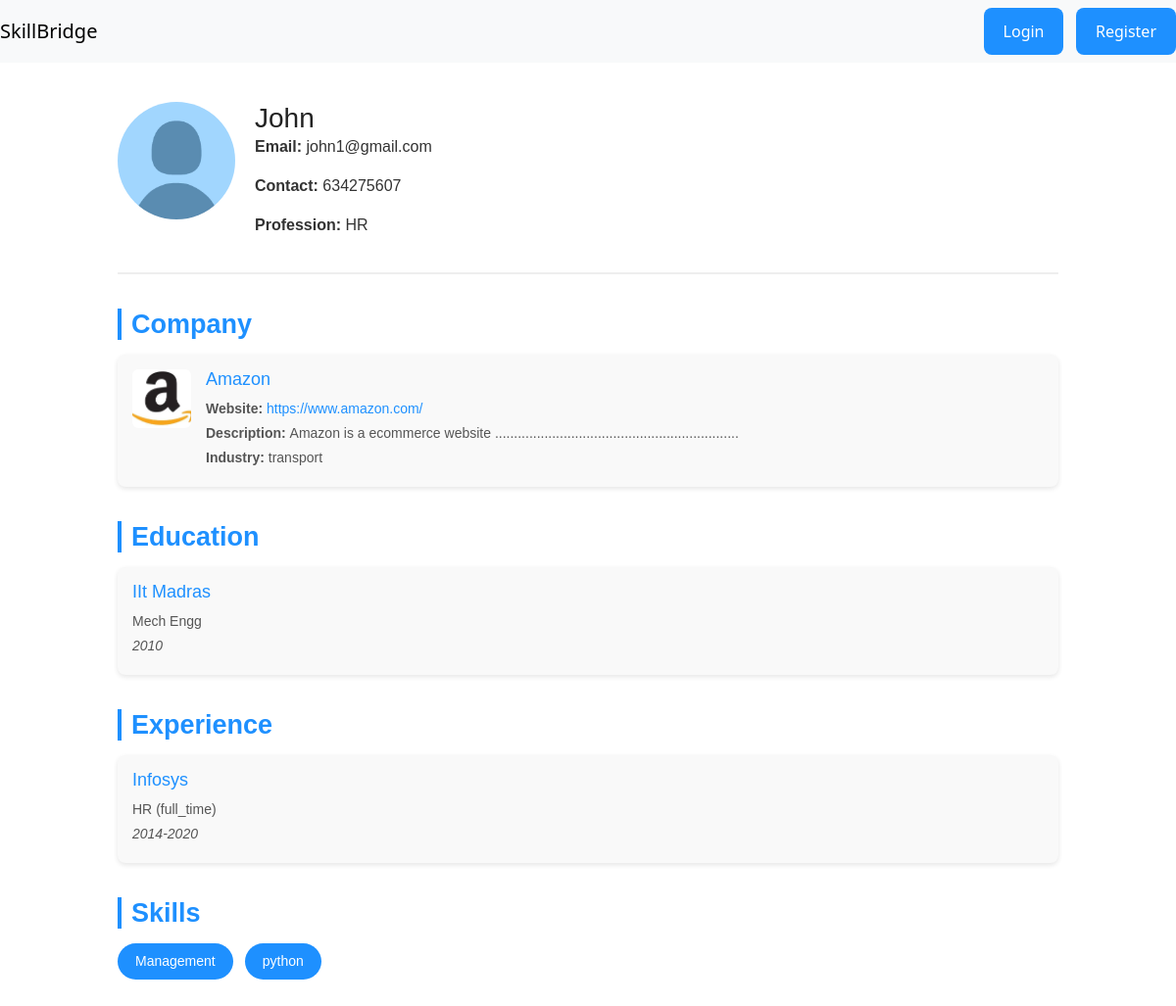
The page /accounts/profile/1/ on the database its author committed.
### accounts/models.py (models this page shows, shortened)
class User(AbstractUser):
    name = models.CharField(max_length=70)
    contact = models.CharField(max_length=15)
    user_type = models.CharField(max_length=1,choices = (
        ('E',"Employeer"),
        ('J',"Job-Seeker"),
    ))
    profession = models.CharField(max_length=50)
    profile_photo = models.ImageField(upload_to='pfps/', height_field=None, width_field=None, max_length=None,null=True,blank=True)
    resume = models.FileField(upload_to='resumes/', max_length=100,null=True,blank=True)
    industry =  models.CharField(max_length=50 , null=True, blank = True, choices=(
        ('healthcare', 'Healthcare & Medical'),
        ('it', 'Information Technology & Software'),
        ('education', 'Education & Training'),
        ('finance', 'Finance & Accounting'),
        ('sales', 'Sales & Marketing'),
        ('engineering', 'Engineering & Manufacturing'),
        ('hospitality', 'Hospitality & Tourism'),
        ('transport', 'Transportation & Logistics'),
        ('legal', 'Legal & Compliance'),
        ('arts', 'Arts, Media & Design'),
        ('other','Other')
        ))

class Company(models.Model):
    employer =models.ForeignKey(User,on_delete=models.CASCADE)
    company_logo = models.ImageField(upload_to='logos/', height_field=None, width_field=None, max_length=None,null=True,blank=True)
    company_name = models.CharField(max_length=22,null=True,blank=True)
    company_web = models.URLField(max_length=200,null=True,blank=True)
    company_description = models.TextField(null=True,blank=True)
    company_industry =  models.CharField(max_length=50 , null=True, blank = True, choices=(
        ('healthcare', 'Healthcare & Medical'),
        ('it', 'Information Technology & Software'),
        ('education', 'Education & Training'),
        ('finance', 'Finance & Accounting'),
        ('sales', 'Sales & Marketing'),
        ('engineering', 'Engineering & Manufacturing'),
        ('hospitality', 'Hospitality & Tourism'),
        ('transport', 'Transportation & Logistics'),
        ('legal', 'Legal & Compliance'),
        ('arts', 'Arts, Media & Design'),
        ('other','Other')
        ))

class Education(models.Model):
    user = models.ForeignKey(User,on_delete=models.CASCADE)
    institute = models.CharField(max_length=50,null=True,blank=True)
    degree = models.CharField(max_length=50,null=True,blank=True)
    passing_year = models.CharField(max_length=10,null=True,blank=True)

class Experience(models.Model):
    user = models.ForeignKey(User, on_delete=models.CASCADE)
    company = models.CharField(max_length=50,null=True,blank=True)
    role = models.CharField(max_length=50,null=True,blank=True)
    job_type = models.CharField(max_length=20,default='other',null=True,blank=True,choices=(
        {'full_time','Full Time'},
        {'part_time','Part Time'},
        {'intern','Internship'},
        {'other','Other'},
    ))
    duration = models.CharField(max_length=50,null=True,blank=True)

class Skills(models.Model):
    user = models.ForeignKey(User, on_delete=models.CASCADE)
    skill_name = models.CharField( max_length=20,null=True,blank=True)

### accounts/views.py (the view)
# urls.py: path('profile/<int:id>/',views.profile,name = "profile"),
def profile(request,id):
    user = get_object_or_404(User, id = id )
    experience = Experience.objects.filter(user_id=id)
    education = Education.objects.filter(user_id=id)
    skills = Skills.objects.filter(user_id=id)
    company = Company.objects.filter(employer_id = id)
    context = {
        'user':user,
        'education':education,
        'experience':experience,
        'skills':skills,
        'company':company,
    }
    return render(request,'accounts/profile.html',context)

### accounts/templates/accounts/profile.html (shortened to what this page needs)
{% extends "base.html" %}
{% block main %}
{% load static %}
<div class="profile-container">
    <div class="profile-header">
        {% if user.profile_photo %}
        <img src="{{ user.profile_photo.url }}" alt="Profile Photo" class="profile-photo">
        {% else %}
        <img src="{% static 'images/default.png' %}" alt="Profile Photo" class="profile-photo">
        {% endif %}
        <div class="profile-info">
            <h1>{{ user.name }}</h1>
            <p><strong>Email:</strong> {{ user.email}}</p>
            <p><strong>Contact:</strong> {{ user.contact }}</p>
            <p><strong>Profession:</strong> {{ user.profession|default:"Not Provided" }}</p>
        </div>
    </div>
    {% if company %}
    <div class="section company-section">
        <h2>Company</h2>
        {% for c in company %}
            <div class="box company-box">
                {% if c.company_logo %}
                    <img src="{{ c.company_logo.url }}" alt="Company Logo" class="company-logo">
                {% endif %}
                <div class="company-details">
                    <h3>{{ c.company_name }}</h3>
                    <p><strong>Website:</strong>
                        <a href="{{ c.company_web }}" target="_blank">{{ c.company_web }}</a>
                    </p>
                    <p><strong>Description: </strong>{{ c.company_description }}</p>
                    <p><strong>Industry:</strong> {{ c.company_industry }}</p>
                </div>
            </div>
        {% empty %}
            <p>No company details available.</p>
        {% endfor %}
    </div>
    {% endif %}
    <div class="section">
        <h2>Education</h2>
        <div class="section-list">
            {% for edu in education %}
                <div class="box">
                    <h3>{{ edu.institute }}</h3>
                    <p>{{ edu.degree }}</p>
                    <p><em>{{ edu.passing_year }}</em></p>
                </div>
            {% empty %}
                <p>No education details available.</p>
            {% endfor %}
        </div>
    </div>
    <div class="section">
        <h2>Experience</h2>
        <div class="section-list">
            {% for exp in experience %}
                <div class="box">
                    <h3>{{ exp.company }}</h3>
                    <p>{{ exp.role }} ({{ exp.job_type }})</p>
                    <p><em>{{ exp.duration }}</em></p>
                </div>
            {% empty %}
                <p>No experience details available.</p>
            {% endfor %}
        </div>
    </div>
    <div class="section">
        <h2>Skills</h2>
        <div class="skills-boxes">
            {% for skill in skills %}
                <div class="skill-tag">{{ skill.skill_name }}</div>
            {% empty %}
                <p>No skills added yet.</p>
            {% endfor %}
        </div>
    </div>
</div>
{% endblock main %}

### templates/base.html (shortened to what this page needs)
<!doctype html>
<html lang="en">
    <head>
        <link
            href="https://cdn.jsdelivr.net/npm/bootstrap@5.3.2/dist/css/bootstrap.min.css"
            rel="stylesheet"
        />
    </head>
    <body>
        <header>
             <nav class="navbar navbar-expand-md navbar-light bg-light">
                <a class="navbar-brand" href="#">SkillBridge</a>
                            {% if not request.user.is_authenticated %}
                                <li class="nav-item" style="list-style-type:none;">
                                     <a class="btn btn-primary" href="{% url 'login'%}"> Login </a>
                                </li>
                                <li class="nav-item" style="list-style-type:none;">
                                    <a class="btn btn-primary" href="{% url 'register'%}"> Register </a>
                                </li>
                                {% endif %}
             </nav>
        </header>
        <main>
            {% block main %}
            {% endblock main %}
        </main>
    </body>
</html>

### templates/base.html (style rules this page uses)
.btn { background: #1E90FF; color: #FFFFFF; padding: 12px 20px; border: none; border-radius: 8px; max-width:200px; }

### accounts/templates/accounts/profile.html (style rules this page uses)
.profile-container { width: 80%; margin: 40px auto; font-family: Arial, sans-serif; color: #333; }
.profile-header { display: flex; align-items: flex-start; margin-bottom: 30px; border-bottom: 2px solid #eee; padding-bottom: 20px; gap: 20px; }
.profile-photo { width: 120px; height: 120px; border-radius: 50%; object-fit: cover; flex-shrink: 0; }
.profile-info h1 { margin: 0; font-size: 28px; color: #222; }
.section { margin-top: 35px; }
.section h2 { font-size: 27px; margin-bottom: 15px; color: #1e90ff; border-left: 4px solid #1e90ff; padding-left: 10px; font-weight:700; }
.section-list { display: flex; flex-direction: column; gap: 15px; }
.box { background: #f9f9f9; padding: 15px; border-radius: 8px; box-shadow: 0 2px 5px rgba(0,0,0,0.1); }
.box h3 { margin: 0 0 8px; font-size: 18px; color: #1e90ff; }
.box p { margin: 4px 0; font-size: 14px; color: #555; }
.company-box { display: flex; align-items: flex-start; gap: 15px; }
.company-logo { width: 60px; height: 60px; object-fit: cover; border-radius: 6px; flex-shrink: 0; }
.company-details a { color: #1e90ff; text-decoration: none; }
.company-details h3 { font-weight:500; }
.skills-boxes { display: flex; flex-wrap: wrap; gap: 12px; }
.skill-tag { background: #1e90ff; color: #fff; padding: 8px 18px; border-radius: 50px; font-size: 14px; font-weight: 500; transition: 0.3s; }

### rows shown on the page
User: profile_photo (picture), name "John", email "john1@gmail.com", contact "634275607", profession "HR"
Company: company_logo (picture), company_name "Amazon", company_web "https://www.amazon.com/", company_description "Amazon is a ecommerce website ................................................................", company_industry "transport"
Education: institute "IIt Madras", degree "Mech Engg", passing_year "2010"
Experience: company "Infosys", role "HR", job_type "full_time", duration "2014-2020"
Skills: skill_name "Management"
Skills: skill_name "python"
